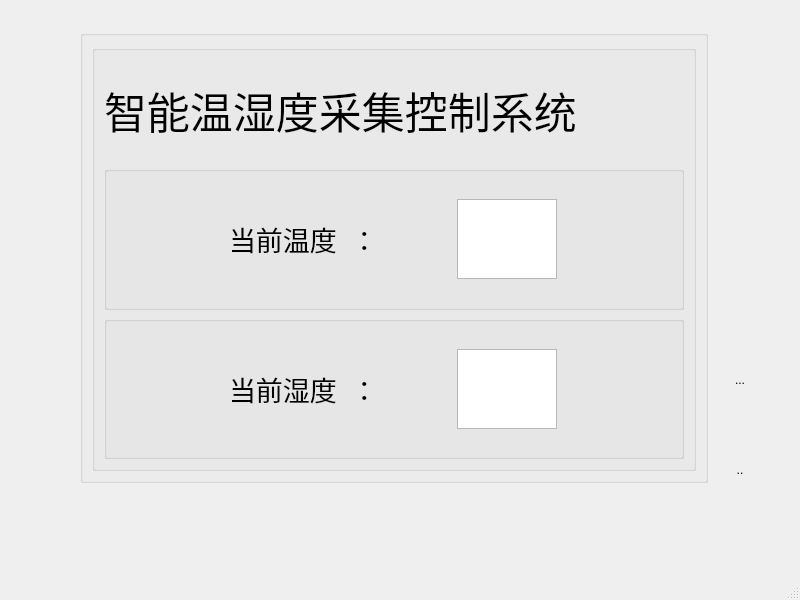
<?xml version="1.0" encoding="UTF-8"?>
<ui version="4.0">
 <class>MainWindow</class>
 <widget class="QMainWindow" name="MainWindow">
  <property name="geometry">
   <rect>
    <x>0</x>
    <y>0</y>
    <width>800</width>
    <height>600</height>
   </rect>
  </property>
  <property name="windowTitle">
   <string>智能温湿度采集控制系统(控制端)</string>
  </property>
  <widget class="QWidget" name="centralwidget">
   <widget class="QGroupBox" name="gb_display">
    <property name="geometry">
     <rect>
      <x>80</x>
      <y>30</y>
      <width>628</width>
      <height>453</height>
     </rect>
    </property>
    <property name="title">
     <string/>
    </property>
    <layout class="QVBoxLayout" name="verticalLayout_3">
     <item>
      <widget class="QGroupBox" name="gb_data">
       <property name="styleSheet">
        <string notr="true"/>
       </property>
       <property name="title">
        <string/>
       </property>
       <layout class="QVBoxLayout" name="verticalLayout">
        <item>
         <widget class="QLabel" name="label">
          <property name="minimumSize">
           <size>
            <width>600</width>
            <height>100</height>
           </size>
          </property>
          <property name="font">
           <font>
            <family>华文琥珀</family>
            <pointsize>32</pointsize>
           </font>
          </property>
          <property name="text">
           <string>智能温湿度采集控制系统</string>
          </property>
         </widget>
        </item>
        <item>
         <widget class="QGroupBox" name="gb_curTem">
          <property name="title">
           <string/>
          </property>
          <layout class="QHBoxLayout" name="horizontalLayout_2">
           <property name="leftMargin">
            <number>100</number>
           </property>
           <property name="rightMargin">
            <number>100</number>
           </property>
           <item>
            <widget class="QLabel" name="label_tem">
             <property name="maximumSize">
              <size>
               <width>200</width>
               <height>100</height>
              </size>
             </property>
             <property name="font">
              <font>
               <family>微软雅黑</family>
               <pointsize>20</pointsize>
              </font>
             </property>
             <property name="layoutDirection">
              <enum>Qt::LeftToRight</enum>
             </property>
             <property name="autoFillBackground">
              <bool>false</bool>
             </property>
             <property name="text">
              <string>当前温度  ：</string>
             </property>
             <property name="wordWrap">
              <bool>true</bool>
             </property>
            </widget>
           </item>
           <item>
            <widget class="QTextBrowser" name="text_tem">
             <property name="maximumSize">
              <size>
               <width>100</width>
               <height>80</height>
              </size>
             </property>
            </widget>
           </item>
          </layout>
         </widget>
        </item>
        <item>
         <widget class="QGroupBox" name="gb_curHum">
          <property name="title">
           <string/>
          </property>
          <layout class="QHBoxLayout" name="horizontalLayout_3">
           <property name="leftMargin">
            <number>100</number>
           </property>
           <property name="rightMargin">
            <number>100</number>
           </property>
           <item>
            <widget class="QLabel" name="label_hum">
             <property name="maximumSize">
              <size>
               <width>200</width>
               <height>100</height>
              </size>
             </property>
             <property name="font">
              <font>
               <family>微软雅黑</family>
               <pointsize>20</pointsize>
              </font>
             </property>
             <property name="layoutDirection">
              <enum>Qt::LeftToRight</enum>
             </property>
             <property name="autoFillBackground">
              <bool>false</bool>
             </property>
             <property name="text">
              <string>当前湿度  ：</string>
             </property>
             <property name="wordWrap">
              <bool>true</bool>
             </property>
            </widget>
           </item>
           <item>
            <widget class="QTextBrowser" name="text_hum">
             <property name="maximumSize">
              <size>
               <width>100</width>
               <height>80</height>
              </size>
             </property>
            </widget>
           </item>
          </layout>
         </widget>
        </item>
       </layout>
      </widget>
     </item>
    </layout>
   </widget>
   <widget class="QToolButton" name="btn_history">
    <property name="geometry">
     <rect>
      <x>700</x>
      <y>430</y>
      <width>80</width>
      <height>80</height>
     </rect>
    </property>
    <property name="minimumSize">
     <size>
      <width>80</width>
      <height>80</height>
     </size>
    </property>
    <property name="maximumSize">
     <size>
      <width>80</width>
      <height>80</height>
     </size>
    </property>
    <property name="text">
     <string>..</string>
    </property>
    <property name="icon">
     <iconset resource="res.qrc">
      <normaloff>:/Icon/graph.png</normaloff>:/Icon/graph.png</iconset>
    </property>
    <property name="iconSize">
     <size>
      <width>50</width>
      <height>50</height>
     </size>
    </property>
    <property name="autoRaise">
     <bool>true</bool>
    </property>
   </widget>
   <widget class="QToolButton" name="btn_setting">
    <property name="geometry">
     <rect>
      <x>700</x>
      <y>340</y>
      <width>80</width>
      <height>80</height>
     </rect>
    </property>
    <property name="minimumSize">
     <size>
      <width>80</width>
      <height>80</height>
     </size>
    </property>
    <property name="maximumSize">
     <size>
      <width>80</width>
      <height>80</height>
     </size>
    </property>
    <property name="text">
     <string>...</string>
    </property>
    <property name="icon">
     <iconset resource="res.qrc">
      <normaloff>:/Icon/set.png</normaloff>:/Icon/set.png</iconset>
    </property>
    <property name="iconSize">
     <size>
      <width>50</width>
      <height>50</height>
     </size>
    </property>
    <property name="autoRaise">
     <bool>true</bool>
    </property>
   </widget>
  </widget>
  <widget class="QMenuBar" name="menubar">
   <property name="geometry">
    <rect>
     <x>0</x>
     <y>0</y>
     <width>800</width>
     <height>25</height>
    </rect>
   </property>
  </widget>
  <widget class="QStatusBar" name="statusbar"/>
 </widget>
 <resources>
  <include location="res.qrc"/>
 </resources>
 <connections/>
</ui>
